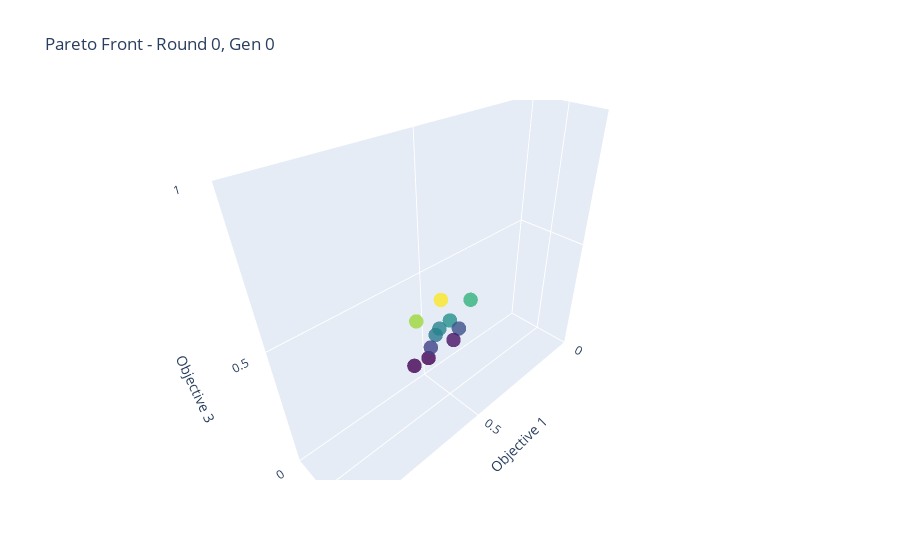
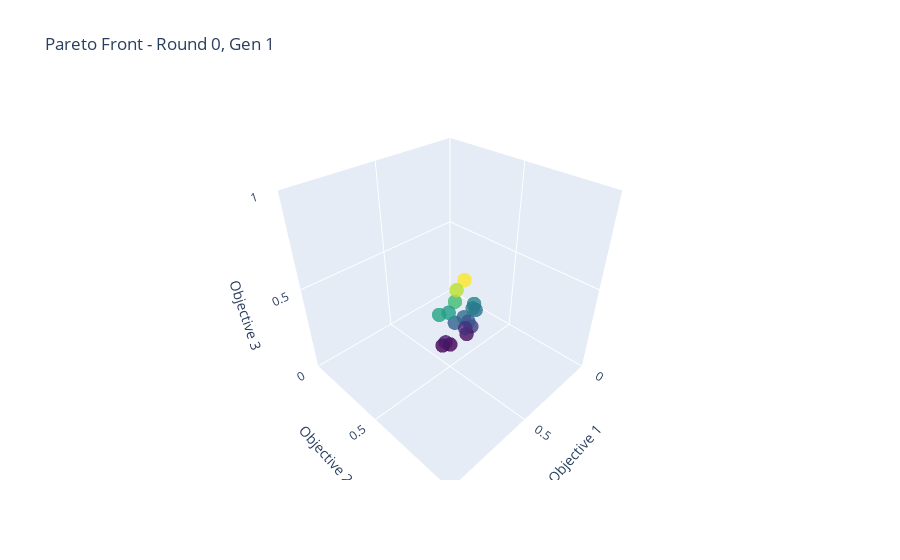
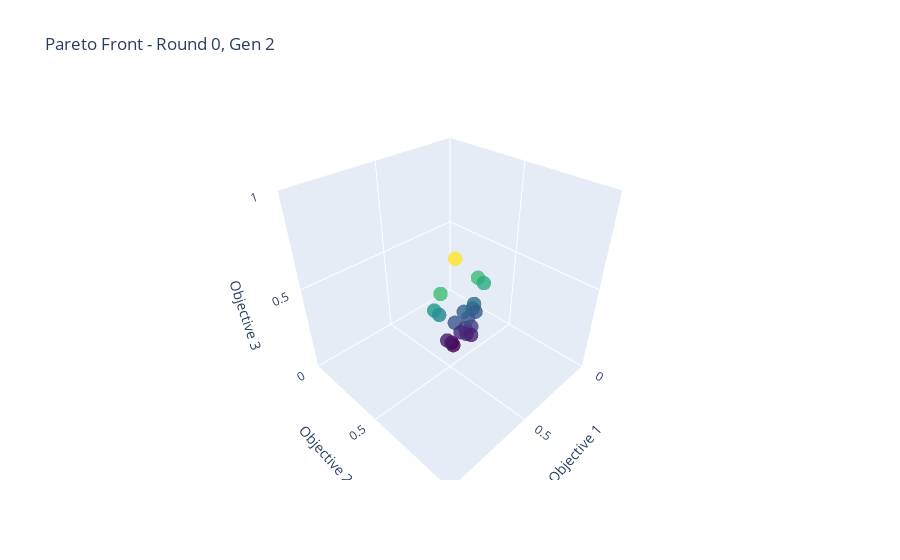
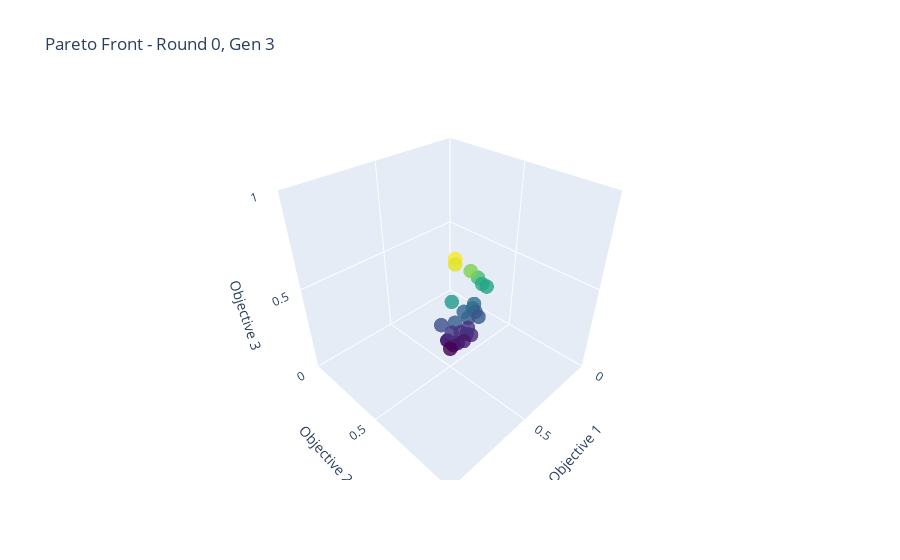

The notebook cell saved with these charts, in order:
### Code cell
import plotly.graph_objects as go

# Choose a generation and run
# gen_idx = 0
# run_idx = 0

for run_idx in range(len(all_runs_fronts)):
    for gen_idx in range(len(all_runs_fronts[run_idx])):
        
        front = all_runs_fronts[run_idx][gen_idx]

        fig = go.Figure(data=[go.Scatter3d(
            x=front[:, 0],
            y=front[:, 1],
            z=front[:, 2],
            mode='markers',
            marker=dict(
                size=5,
                color=front[:, 2],  # Color by third objective
                colorscale='Viridis',
                opacity=0.8
            )
        )])

        # min_x = get_min_objective_value(run_idx, gen_idx, 0)
        # max_x = get_max_objective_value(run_idx, gen_idx, 0)
        # min_y = get_min_objective_value(run_idx, gen_idx, 1)
        # max_y = get_max_objective_value(run_idx, gen_idx, 1)
        # min_z = get_min_objective_value(run_idx, gen_idx, 2)
        # max_z = get_max_objective_value(run_idx, gen_idx, 2)
        
        min_x = 0
        min_y = 0
        min_z = 0

        max_x = 1
        max_y = 1
        max_z = 1

        fig.update_layout(
            title=f"Pareto Front - Round {run_idx}, Gen {gen_idx}",
            scene=dict(
                xaxis=dict(title="Objective 1", range=[min_x, max_x]),
                yaxis=dict(title="Objective 2", range=[min_y, max_y]),
                zaxis=dict(title="Objective 3", range=[min_z, max_z])
            )
        )

        fig.show()

### Figure 1 — Plotly figure (JSON) as saved in the notebook; plotly's stock layout.template omitted (floating-point values rounded to 4 significant figures)
{"data": [{"marker": {"color": [0.31, 0.39, 0.35, 0.41, 0.44, 0.51, 0.36, 0.48, 0.4, 0.32, 0.31], "colorscale": [[0, "#440154"], [0.1111, "#482878"], [0.2222, "#3e4989"], [0.3333, "#31688e"], [0.4444, "#26828e"], [0.5556, "#1f9e89"], [0.6667, "#35b779"], [0.7778, "#6ece58"], [0.8889, "#b5de2b"], [1, "#fde725"]], "opacity": 0.8, "size": 5}, "mode": "markers", "type": "scatter3d", "x": [0.62, 0.59, 0.61, 0.53, 0.44, 0.56, 0.5, 0.65, 0.57, 0.52, 0.67], "y": [0.62, 0.62, 0.62, 0.61, 0.6, 0.59, 0.64, 0.58, 0.6, 0.63, 0.6], "z": [0.31, 0.39, 0.35, 0.41, 0.44, 0.51, 0.36, 0.48, 0.4, 0.32, 0.31]}], "layout": {"scene": {"xaxis": {"range": [0, 1], "title": {"text": "Objective 1"}}, "yaxis": {"range": [0, 1], "title": {"text": "Objective 2"}}, "zaxis": {"range": [0, 1], "title": {"text": "Objective 3"}}}, "title": {"text": "Pareto Front - Round 0, Gen 0"}}}

### Figure 2 — Plotly figure (JSON) as saved in the notebook; plotly's stock layout.template omitted (floating-point values rounded to 4 significant figures)
{"data": [{"marker": {"color": [0.31, 0.44, 0.51, 0.36, 0.48, 0.4, 0.32, 0.47, 0.41, 0.42, 0.31, 0.6, 0.39, 0.43, 0.57, 0.35, 0.33], "colorscale": [[0, "#440154"], [0.1111, "#482878"], [0.2222, "#3e4989"], [0.3333, "#31688e"], [0.4444, "#26828e"], [0.5556, "#1f9e89"], [0.6667, "#35b779"], [0.7778, "#6ece58"], [0.8889, "#b5de2b"], [1, "#fde725"]], "opacity": 0.8, "size": 5}, "mode": "markers", "type": "scatter3d", "x": [0.62, 0.44, 0.56, 0.5, 0.65, 0.57, 0.52, 0.6, 0.52, 0.45, 0.65, 0.5, 0.51, 0.46, 0.55, 0.52, 0.64], "y": [0.62, 0.6, 0.59, 0.64, 0.58, 0.6, 0.63, 0.59, 0.61, 0.62, 0.6, 0.59, 0.63, 0.61, 0.59, 0.62, 0.61], "z": [0.31, 0.44, 0.51, 0.36, 0.48, 0.4, 0.32, 0.47, 0.41, 0.42, 0.31, 0.6, 0.39, 0.43, 0.57, 0.35, 0.33]}], "layout": {"scene": {"xaxis": {"range": [0, 1], "title": {"text": "Objective 1"}}, "yaxis": {"range": [0, 1], "title": {"text": "Objective 2"}}, "zaxis": {"range": [0, 1], "title": {"text": "Objective 3"}}}, "title": {"text": "Pareto Front - Round 0, Gen 1"}}}

### Figure 3 — Plotly figure (JSON) as saved in the notebook; plotly's stock layout.template omitted (floating-point values rounded to 4 significant figures)
{"data": [{"marker": {"color": [0.44, 0.36, 0.48, 0.4, 0.32, 0.43, 0.35, 0.33, 0.58, 0.51, 0.29, 0.39, 0.72, 0.41, 0.32, 0.28, 0.42, 0.31, 0.55, 0.58], "colorscale": [[0, "#440154"], [0.1111, "#482878"], [0.2222, "#3e4989"], [0.3333, "#31688e"], [0.4444, "#26828e"], [0.5556, "#1f9e89"], [0.6667, "#35b779"], [0.7778, "#6ece58"], [0.8889, "#b5de2b"], [1, "#fde725"]], "opacity": 0.8, "size": 5}, "mode": "markers", "type": "scatter3d", "x": [0.44, 0.5, 0.65, 0.57, 0.52, 0.46, 0.52, 0.54, 0.42, 0.67, 0.59, 0.49, 0.54, 0.45, 0.51, 0.59, 0.5, 0.61, 0.4, 0.63], "y": [0.6, 0.64, 0.58, 0.6, 0.63, 0.61, 0.62, 0.61, 0.6, 0.57, 0.6, 0.61, 0.57, 0.62, 0.65, 0.61, 0.59, 0.59, 0.62, 0.57], "z": [0.44, 0.36, 0.48, 0.4, 0.32, 0.43, 0.35, 0.33, 0.58, 0.51, 0.29, 0.39, 0.72, 0.41, 0.32, 0.28, 0.42, 0.31, 0.55, 0.58]}], "layout": {"scene": {"xaxis": {"range": [0, 1], "title": {"text": "Objective 1"}}, "yaxis": {"range": [0, 1], "title": {"text": "Objective 2"}}, "zaxis": {"range": [0, 1], "title": {"text": "Objective 3"}}}, "title": {"text": "Pareto Front - Round 0, Gen 2"}}}

### Figure 4 — Plotly figure (JSON) as saved in the notebook; plotly's stock layout.template omitted (floating-point values rounded to 4 significant figures)
{"data": [{"marker": {"color": [0.44, 0.4, 0.32, 0.43, 0.33, 0.58, 0.29, 0.39, 0.72, 0.41, 0.32, 0.28, 0.42, 0.31, 0.51, 0.34, 0.3, 0.3, 0.54, 0.31, 0.63, 0.34, 0.27, 0.7, 0.53, 0.38, 0.39], "colorscale": [[0, "#440154"], [0.1111, "#482878"], [0.2222, "#3e4989"], [0.3333, "#31688e"], [0.4444, "#26828e"], [0.5556, "#1f9e89"], [0.6667, "#35b779"], [0.7778, "#6ece58"], [0.8889, "#b5de2b"], [1, "#fde725"]], "opacity": 0.8, "size": 5}, "mode": "markers", "type": "scatter3d", "x": [0.44, 0.57, 0.52, 0.46, 0.54, 0.42, 0.59, 0.49, 0.54, 0.45, 0.51, 0.59, 0.5, 0.61, 0.57, 0.5, 0.55, 0.58, 0.4, 0.61, 0.46, 0.58, 0.61, 0.55, 0.39, 0.61, 0.45], "y": [0.6, 0.6, 0.63, 0.61, 0.61, 0.6, 0.6, 0.61, 0.57, 0.62, 0.65, 0.61, 0.59, 0.59, 0.58, 0.62, 0.64, 0.63, 0.61, 0.59, 0.59, 0.59, 0.61, 0.58, 0.63, 0.55, 0.64], "z": [0.44, 0.4, 0.32, 0.43, 0.33, 0.58, 0.29, 0.39, 0.72, 0.41, 0.32, 0.28, 0.42, 0.31, 0.51, 0.34, 0.3, 0.3, 0.54, 0.31, 0.63, 0.34, 0.27, 0.7, 0.53, 0.38, 0.39]}], "layout": {"scene": {"xaxis": {"range": [0, 1], "title": {"text": "Objective 1"}}, "yaxis": {"range": [0, 1], "title": {"text": "Objective 2"}}, "zaxis": {"range": [0, 1], "title": {"text": "Objective 3"}}}, "title": {"text": "Pareto Front - Round 0, Gen 3"}}}
